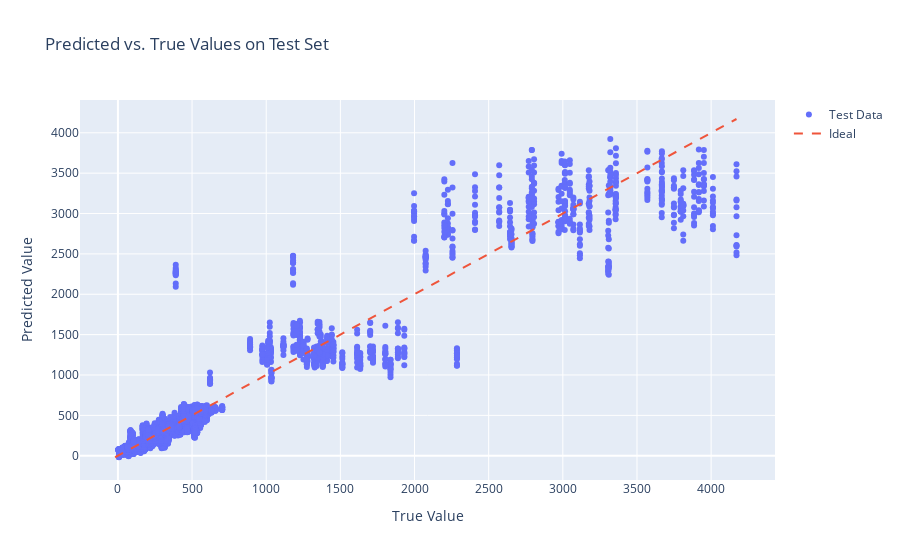

This figure's notebook cell:
### Code cell
visualize_errors(predictions)

### Figure 1 — Plotly figure (JSON) as saved in the notebook; plotly's stock layout.template omitted (floating-point values rounded to 4 significant figures; data arrays with more than 128 entries replaced by an {"elided": "..."} marker saying what was removed)
{"data": [{"mode": "markers", "name": "Test Data", "type": "scatter", "x": {"elided": "8320 float values"}, "y": {"elided": "8320 float values"}}, {"line": {"dash": "dash"}, "mode": "lines", "name": "Ideal", "type": "scatter", "x": [-18.92, 4171], "y": [-18.92, 4171]}], "layout": {"title": {"text": "Predicted vs. True Values on Test Set"}, "xaxis": {"title": {"text": "True Value"}}, "yaxis": {"title": {"text": "Predicted Value"}}}}
